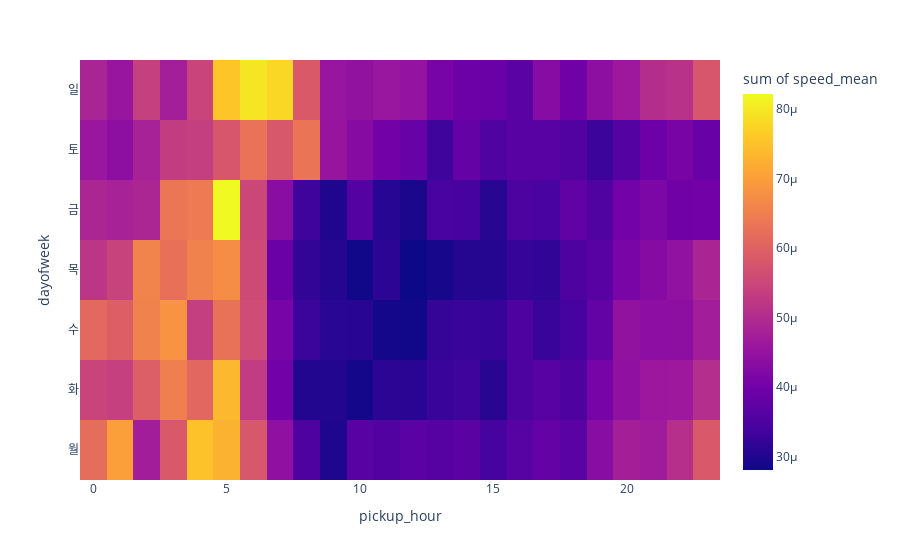

The notebook cell this image was saved under:
### Code cell
fig1=px.density_heatmap(
    data_frame=tidydata,
    x='pickup_hour',
    y='dayofweek',
    z='speed_mean',
    nbinsx=24,
    nbinsy=7,
    height=300
)

fig1.show()

### Figure 1 — Plotly figure (JSON) as saved in the notebook; plotly's stock layout.template omitted (floating-point values rounded to 4 significant figures; data arrays with more than 128 entries replaced by an {"elided": "..."} marker saying what was removed)
{"data": [{"coloraxis": "coloraxis", "histfunc": "sum", "hovertemplate": "pickup_hour=%{x}<br>dayofweek=%{y}<br>sum of speed_mean=%{z}<extra></extra>", "name": "", "nbinsx": 24, "nbinsy": 7, "type": "histogram2d", "x": {"elided": "168 int values"}, "xaxis": "x", "xbingroup": "x", "y": {"elided": "168 str values"}, "yaxis": "y", "ybingroup": "y", "z": {"elided": "168 float values"}}], "layout": {"autosize": true, "coloraxis": {"colorbar": {"title": {"text": "sum of speed_mean"}}, "colorscale": [[0, "#0d0887"], [0.1111, "#46039f"], [0.2222, "#7201a8"], [0.3333, "#9c179e"], [0.4444, "#bd3786"], [0.5556, "#d8576b"], [0.6667, "#ed7953"], [0.7778, "#fb9f3a"], [0.8889, "#fdca26"], [1, "#f0f921"]]}, "legend": {"tracegroupgap": 0}, "margin": {"t": 60}, "xaxis": {"anchor": "y", "autorange": true, "domain": [0, 1], "range": [-0.5, 23.5], "title": {"text": "pickup_hour"}, "type": "linear"}, "yaxis": {"anchor": "x", "autorange": true, "domain": [0, 1], "range": [-0.5, 6.5], "title": {"text": "dayofweek"}, "type": "category"}}}
